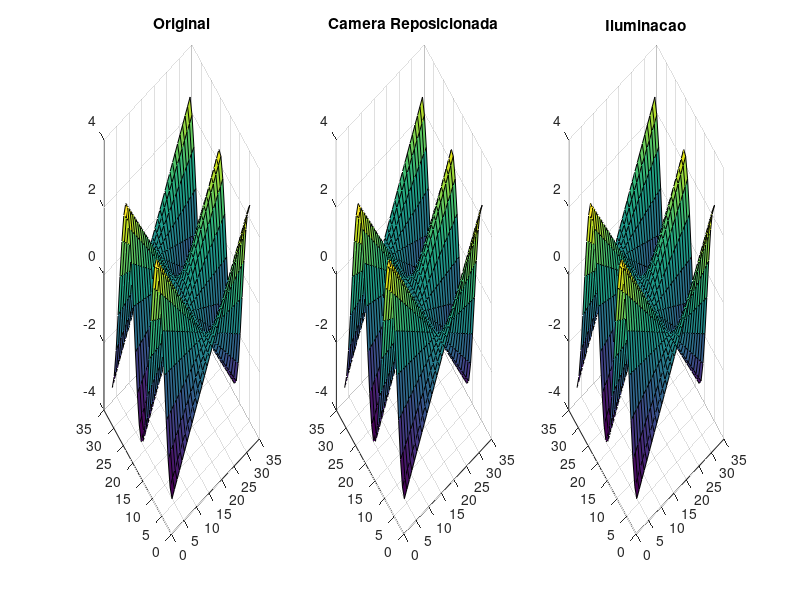

MATLAB code to generate this figure:
echo on
% Arquivo: cap2_exercicio_06.m
% CAPITULO 2 - Solucao do Exercicio 6
% Criar superficie X * cos(2*Y) entre [-pi,pi]
x = -pi:0.2:pi;
y = -pi:0.2:pi;
[X,Y] = meshgrid(x,y);
Z = X .* cos(2*Y);
subplot(1,3,1)
surf(Z)
title('Original')
subplot(1,3,2)
surf(Z)
title('Camera Reposicionada')
subplot(1,3,3)
surf(Z)
title('Iluminacao')
